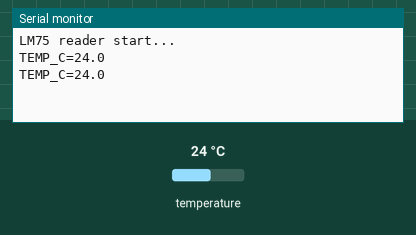
This sketch was run on a simulated Arduino Uno, built with avr-gcc and run on an emulated ATmega328P. Parts: the last lines printed to the serial monitor. Wiring (inferred from the names in the program): LM75 temperature sensor at I2C address 0x48. The test bench sets the inputs (shaded band); at power-on: temperature 24 °C.

Above: at 1.8 s.
1.9 s: temperature set to 12 °C
At 2.3 s:
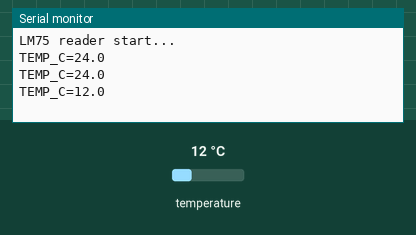
3.4 s: temperature set to 19 °C
At 4.8 s:
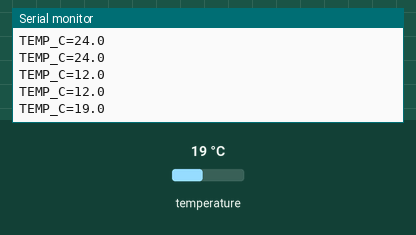
Timing chart, 0 to 6.4 s (numbered marks = the images above; inputs shaded):
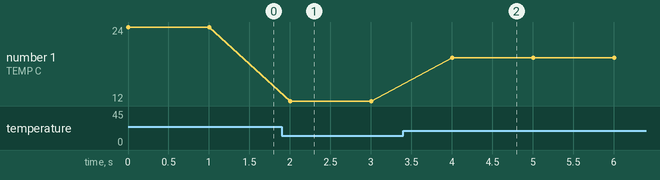

Measured:
- after the input at 1.9 s, the serial monitor: prints a new line after 0.10 s (image 1)
- after the input at 3.4 s, the serial monitor: prints a new line after 0.60 s (image 2)
- plotted number 1: 24 → 12 after the input at 1.9 s, 12 → 19 after the input at 3.4 s

The sketch:

i2c_scanner.ino
```cpp
/*
  LM 75 temperature sensor reader.
*/
#include <Wire.h>
#include <math.h>

const uint8_t LM75_ADDR = 0x48;


void setup() {
  Serial.begin(115200);
  while (!Serial) {
    delay(10);
  }

  Wire.begin();

  Serial.println("LM75 reader start...");
}

float readLM75Celsius() {
  Wire.beginTransmission(LM75_ADDR);
  Wire.write(0x00); // LM75 temperature register
  Wire.endTransmission(false);

  Wire.requestFrom(LM75_ADDR, (uint8_t)2);

  if (Wire.available() < 2) {
    return NAN;
  }

  uint8_t msb = Wire.read();
  uint8_t lsb = Wire.read();

  int16_t raw = ((int16_t)msb << 8) | lsb;

  // LM75: 9-bit temperature, 0.5°C resolution
  raw >>= 7;

  // sign extension for negative temperature
  if (raw & 0x0100) {
    raw |= 0xFE00;
  }

  return raw * 0.5;
}

void loop() {
  float tempC = readLM75Celsius();

  if (isnan(tempC)) {
    Serial.println("LM75 read failed");
  } else {
    Serial.print("TEMP_C=");
    Serial.println(tempC, 1);
  }

  delay(1000);
}
```
